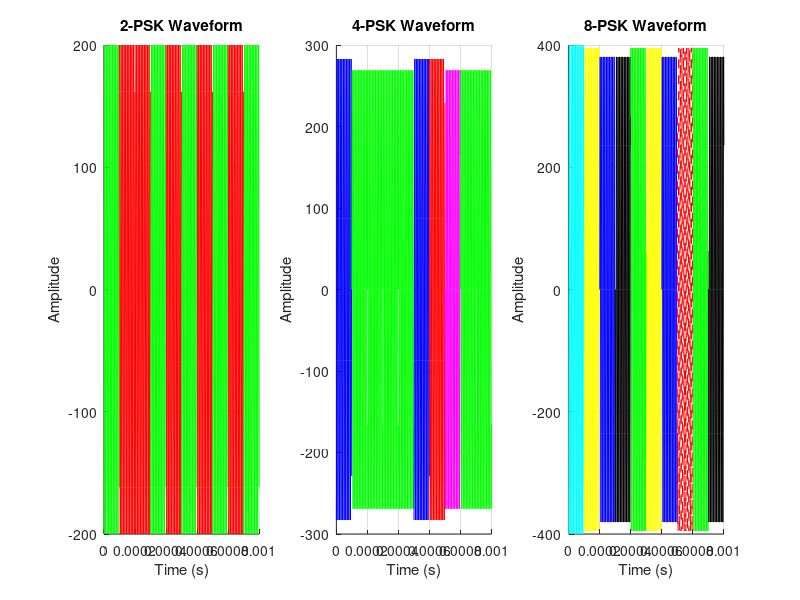
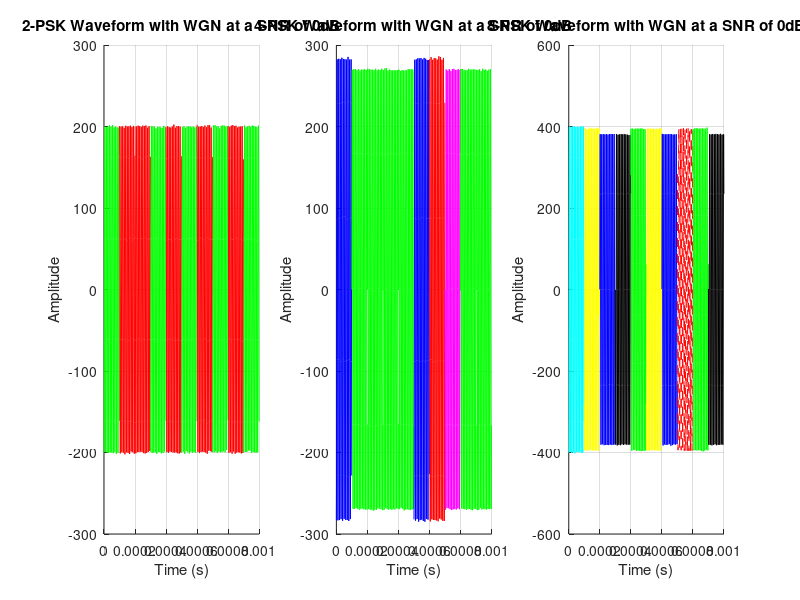
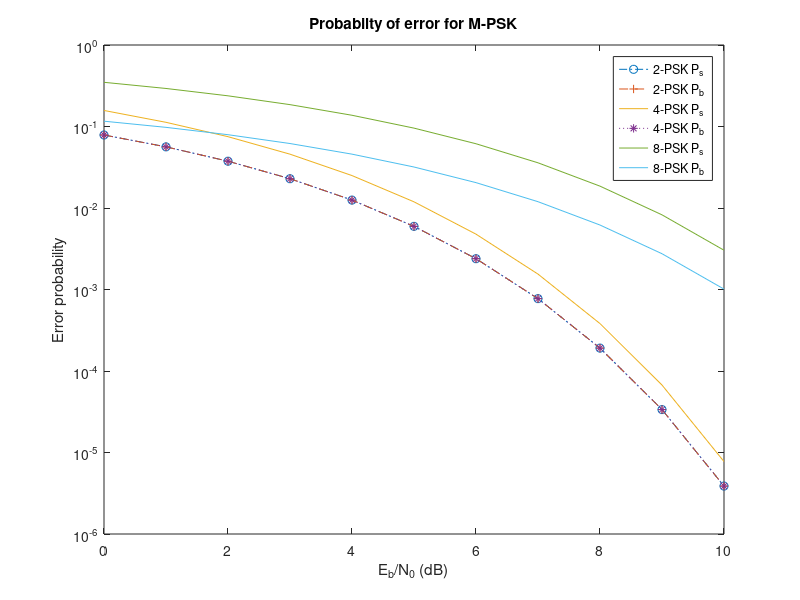

Recreate these plots in MATLAB, in order.
%% Reset Sim
close all; % Close current figures.

%% Define Parameters
M_values = [2, 4, 8];
fc = 100e3;
Eb = 1;
Es = Eb*M_values;
T = 0.1e-3;
fs = 10 * fc;
Ts = 1 / fs;

WGN_SNR = 0;

%% Simulate PSK signals using randomly generated bits
% Number of bits
n = 1024;

% Generate random bits
bits = randi([0, 1], 1, n);

% Anon function to convert bit sequence to M-PSK symbols
% This works by reordering the bits into 2xlog2(M) bit segments and then
% converting it to decimal representations using the reshape and bi2de
% functions respectively.
reshaped_bits = @(bits, M) reshape(bits, log2(M),[]).';
bits_to_symbols = @(bits, M) bi2de(reshaped_bits(bits,M), 'left-msb')';

% Anon function to create M-PSK waveform
psk_waveform = @(symbol, M, fc, Es, T, Ts) sqrt(2 * Es / T) * cos(2 * pi * fc * (0:Ts:T-Ts) - 2 * pi * symbol / M);

% Assign up to 10 colours for plotting
colors = {'r', 'g', 'b', 'm', 'c', 'y', 'k', 'r--', 'g--', 'b--'};

% Add loop counter to index Es
figI = 1;
loops = 0;
for M = M_values
    loops = loops + 1;
    % Pad bits with zeros until the length is divisible by log2(M)
    % If we don't do this we get an error
    bits_padded = bits;
    while mod(length(bits_padded), log2(M)) ~= 0
        bits_padded = [bits_padded, 0];
    end
    
    % Convert the bits to M-ary symbols
    symbols = bits_to_symbols(bits_padded, M);

    % Create the M-PSK waveform
    waveform_segments = {};
    noisyWaveformSegments = {};
    for symbol = symbols(1:10)
        waveform_segments{end + 1} = psk_waveform(symbol, M, fc, Es(loops), T, Ts);
        noisyWaveformSegments{end + 1} = awgn(waveform_segments{end}, WGN_SNR);
    end

    % Plot the Normal waveform
    figure(1);
    subplot(1,3,figI)
    hold on;
    time_vector = (0:Ts:(T * 10) - Ts);
    for i = 1:length(waveform_segments)
        start_time = (i - 1) * T;
        plot(start_time + (0:Ts:T-Ts), waveform_segments{i}, colors{symbols(i) + 1});
    end
    hold off;
    title([num2str(M), '-PSK Waveform']);
    xlabel('Time (s)');
    ylabel('Amplitude');
    grid on;

    % Plot the Noisy waveform
    figure(2);
    subplot(1,3,figI)
    figI = figI + 1;
    hold on;
    time_vector = (0:Ts:(T * 10) - Ts);
    for i = 1:length(noisyWaveformSegments)
        start_time = (i - 1) * T;
        plot(start_time + (0:Ts:T-Ts), noisyWaveformSegments{i}, colors{symbols(i) + 1});
    end
    hold off;
    title([num2str(M), '-PSK Waveform with WGN at a SNR of ',num2str(WGN_SNR),'dB']);
    xlabel('Time (s)');
    ylabel('Amplitude');
    grid on;
end

%% Calculate error probabilities
% Define error functions
f = @(t) exp(-1*t.^2);
E_b = 1;
E_s = @(M) E_b*log2(M);
erfc = @(x) 2/sqrt(pi) * integral(f,x,Inf);
Q = @(x) 1/2*erfc(x/sqrt(2));

% E_b/N_0 between 0 and 10 dB
E_b_N_0_dB = 0:10;
E_b_N_0 = 10.^(E_b_N_0_dB/10);

% -- 2-PSK --
P_b2 = zeros(1, length(E_b_N_0));
for dB = 1:11
    x = sqrt(2*E_b_N_0(dB));
    P_b2(dB) = Q(sqrt(2*E_b_N_0(dB)));
end

P_s2 = P_b2;

% -- 4-PSK --
P_b4 = P_b2;
P_s4 = zeros(1, length(E_b_N_0));
for dB = 1:11
    P_s4(dB) = erfc(sqrt(E_b_N_0(dB)));
    
end

% -- 8-PSK --
P_s8 = zeros(1, length(E_b_N_0));
P_b8 = zeros(1, length(E_b_N_0)); 

for dB = 1:11
    P_s8(dB) = 2 * Q(sqrt(2*E_b_N_0(dB)*log2(8))*sin(pi/8));
    P_b8(dB) = P_s8(dB)/log2(8);
end

% -- Plot all error plots --
figure(3);
plot(E_b_N_0_dB, P_s2,'o-.');
hold on;
plot(E_b_N_0_dB, P_b2,'+--');
hold on;
plot(E_b_N_0_dB, P_s4);
hold on;
plot(E_b_N_0_dB, P_b4,'*:');
hold on;
plot(E_b_N_0_dB, P_s8);
hold on;
plot(E_b_N_0_dB, P_b8);

% Bit of formatting
set(gca, 'YScale', 'log')
xlabel('E_{b}/N_{0} (dB)')
ylabel('Error probability')
title('Probabilty of error for M-PSK')
legend('2-PSK P_{s}', '2-PSK P_{b}','4-PSK P_{s}', '4-PSK P_{b}','8-PSK P_{s}', '8-PSK P_{b}')